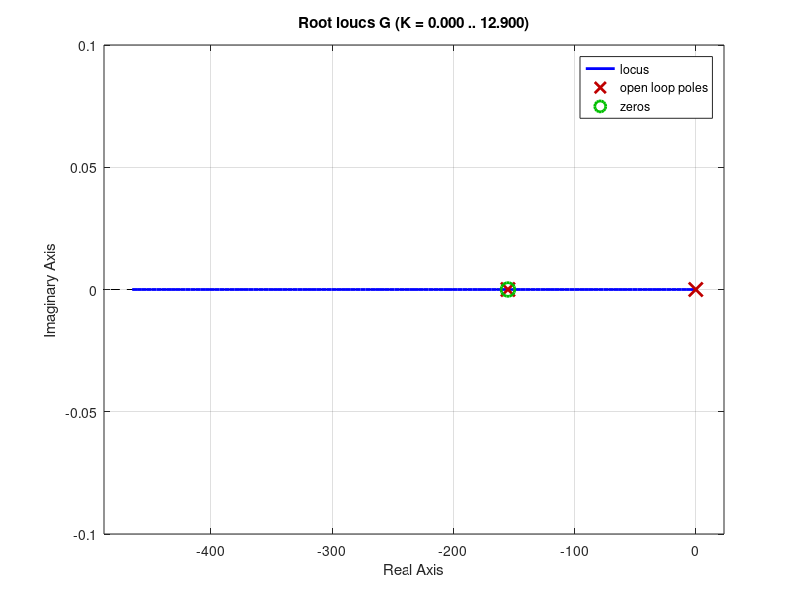

Write the MATLAB code that produced this figure.
%% Root locus
 
clear;
clc;
close all;
 
%% parametri 
 
R = 4.3 ;  % ohm
L = 0.027750000000000 ; %H
 
F_load = tf([1],[L R]) ; % TF del carico
 
%% regolatore PI
 
BW_des=10000/10; % Hz
 
kp = 2*pi*BW_des*L
 
% m = 1.05 ;
ki_div_kp = (R/L)  % per la cancellazione zp
 
F_pi = tf([1 ki_div_kp],[1 0])  % TF PI senza kp
 
%% fdt open loop
 
G = F_load*F_pi
F = feedback(G,1)
%pzmap(G)
rlocus(G)
%bode(G)